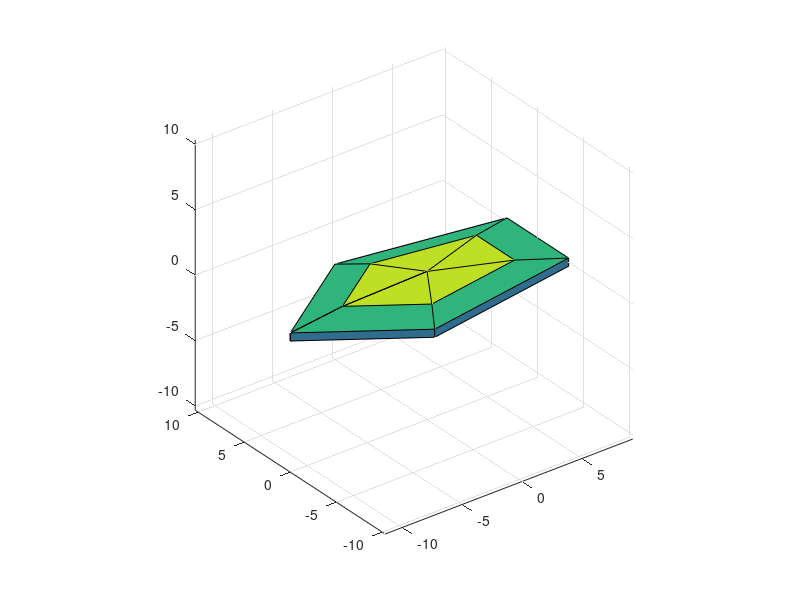

Write the MATLAB code that produced this figure.
%8.14


n = 6; %number of points
a = 2;
b = 1;

t = linspace(-pi,pi,n);
p = linspace(-pi/2,pi/2,n);

[t,p] = meshgrid(t,p); %new meshgrid

x = a * cos(p) * cos(t); %parametric equations
y = b * cos(p) * sin(t);
z = b * sin(p);

plot3(x,y,z); %plot in 3d and surf
surf(x,y,z);
axis equal; % have centered to axis